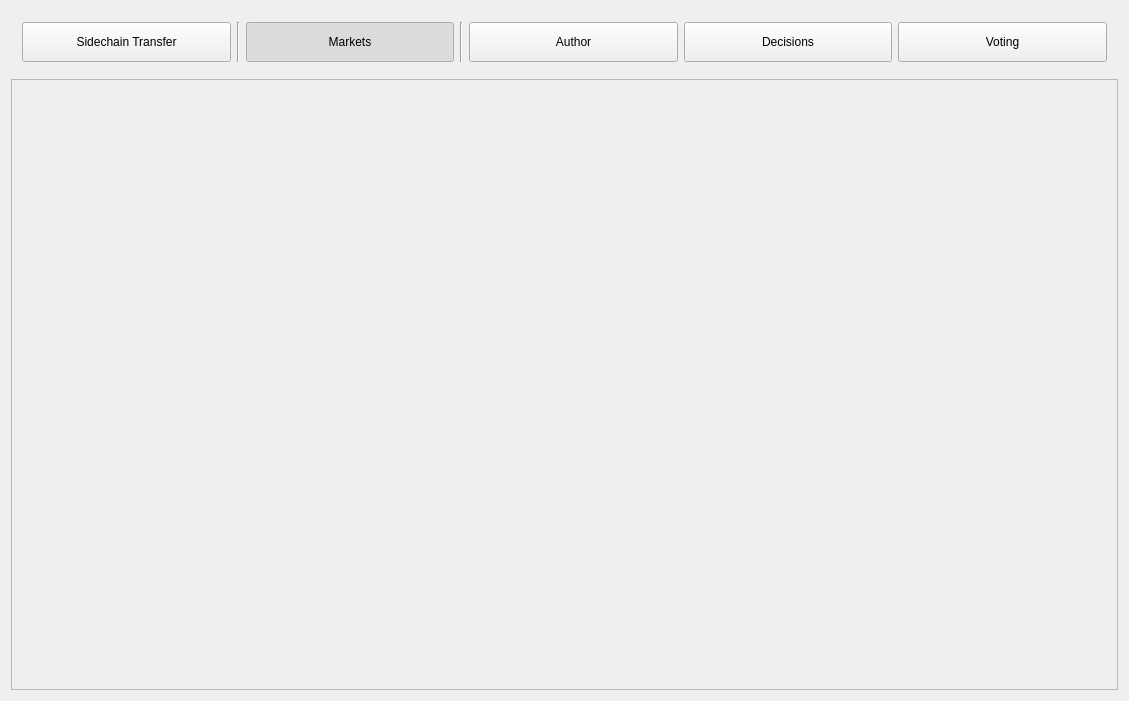
<?xml version="1.0" encoding="UTF-8"?>
<ui version="4.0">
 <class>MainWindow</class>
 <widget class="QMainWindow" name="MainWindow">
  <property name="geometry">
   <rect>
    <x>0</x>
    <y>0</y>
    <width>1129</width>
    <height>701</height>
   </rect>
  </property>
  <property name="windowTitle">
   <string>Bitcoin Hivemind</string>
  </property>
  <widget class="QWidget" name="centralWidget">
   <layout class="QVBoxLayout" name="verticalLayout_4">
    <item>
     <widget class="QFrame" name="frame_2">
      <property name="frameShape">
       <enum>QFrame::NoFrame</enum>
      </property>
      <property name="frameShadow">
       <enum>QFrame::Raised</enum>
      </property>
      <layout class="QHBoxLayout" name="horizontalLayout_2">
       <item>
        <widget class="QPushButton" name="pushButton_transfer">
         <property name="minimumSize">
          <size>
           <width>0</width>
           <height>40</height>
          </size>
         </property>
         <property name="maximumSize">
          <size>
           <width>16777215</width>
           <height>16777215</height>
          </size>
         </property>
         <property name="text">
          <string>Sidechain Transfer</string>
         </property>
         <property name="icon">
          <iconset resource="resources.qrc">
           <normaloff>:/icons/resources/swap.png</normaloff>:/icons/resources/swap.png</iconset>
         </property>
         <property name="iconSize">
          <size>
           <width>24</width>
           <height>24</height>
          </size>
         </property>
         <property name="checkable">
          <bool>true</bool>
         </property>
         <property name="autoExclusive">
          <bool>true</bool>
         </property>
        </widget>
       </item>
       <item>
        <widget class="Line" name="line">
         <property name="orientation">
          <enum>Qt::Vertical</enum>
         </property>
        </widget>
       </item>
       <item>
        <widget class="QPushButton" name="pushButton_markets">
         <property name="minimumSize">
          <size>
           <width>0</width>
           <height>40</height>
          </size>
         </property>
         <property name="maximumSize">
          <size>
           <width>16777215</width>
           <height>16777215</height>
          </size>
         </property>
         <property name="text">
          <string>Markets</string>
         </property>
         <property name="icon">
          <iconset resource="resources.qrc">
           <normaloff>:/icons/resources/market.png</normaloff>:/icons/resources/market.png</iconset>
         </property>
         <property name="iconSize">
          <size>
           <width>24</width>
           <height>24</height>
          </size>
         </property>
         <property name="checkable">
          <bool>true</bool>
         </property>
         <property name="checked">
          <bool>true</bool>
         </property>
         <property name="autoExclusive">
          <bool>true</bool>
         </property>
        </widget>
       </item>
       <item>
        <widget class="Line" name="line_2">
         <property name="orientation">
          <enum>Qt::Vertical</enum>
         </property>
        </widget>
       </item>
       <item>
        <widget class="QPushButton" name="pushButton_author">
         <property name="minimumSize">
          <size>
           <width>0</width>
           <height>40</height>
          </size>
         </property>
         <property name="maximumSize">
          <size>
           <width>16777215</width>
           <height>16777215</height>
          </size>
         </property>
         <property name="text">
          <string>Author</string>
         </property>
         <property name="icon">
          <iconset resource="resources.qrc">
           <normaloff>:/icons/resources/create.png</normaloff>:/icons/resources/create.png</iconset>
         </property>
         <property name="iconSize">
          <size>
           <width>24</width>
           <height>24</height>
          </size>
         </property>
         <property name="checkable">
          <bool>true</bool>
         </property>
         <property name="autoExclusive">
          <bool>true</bool>
         </property>
        </widget>
       </item>
       <item>
        <widget class="QPushButton" name="pushButton_decisions">
         <property name="minimumSize">
          <size>
           <width>0</width>
           <height>40</height>
          </size>
         </property>
         <property name="maximumSize">
          <size>
           <width>16777215</width>
           <height>16777215</height>
          </size>
         </property>
         <property name="text">
          <string>Decisions</string>
         </property>
         <property name="icon">
          <iconset resource="resources.qrc">
           <normaloff>:/icons/resources/law.png</normaloff>:/icons/resources/law.png</iconset>
         </property>
         <property name="iconSize">
          <size>
           <width>32</width>
           <height>32</height>
          </size>
         </property>
         <property name="checkable">
          <bool>true</bool>
         </property>
         <property name="autoExclusive">
          <bool>true</bool>
         </property>
        </widget>
       </item>
       <item>
        <widget class="QPushButton" name="pushButton_voting">
         <property name="minimumSize">
          <size>
           <width>0</width>
           <height>40</height>
          </size>
         </property>
         <property name="maximumSize">
          <size>
           <width>16777215</width>
           <height>16777215</height>
          </size>
         </property>
         <property name="text">
          <string>Voting</string>
         </property>
         <property name="icon">
          <iconset resource="resources.qrc">
           <normaloff>:/icons/resources/thumb-up.png</normaloff>:/icons/resources/thumb-up.png</iconset>
         </property>
         <property name="iconSize">
          <size>
           <width>24</width>
           <height>24</height>
          </size>
         </property>
         <property name="checkable">
          <bool>true</bool>
         </property>
         <property name="autoExclusive">
          <bool>true</bool>
         </property>
        </widget>
       </item>
      </layout>
     </widget>
    </item>
    <item>
     <widget class="QFrame" name="frame_4">
      <property name="sizePolicy">
       <sizepolicy hsizetype="MinimumExpanding" vsizetype="MinimumExpanding">
        <horstretch>0</horstretch>
        <verstretch>0</verstretch>
       </sizepolicy>
      </property>
      <property name="frameShape">
       <enum>QFrame::StyledPanel</enum>
      </property>
      <property name="frameShadow">
       <enum>QFrame::Raised</enum>
      </property>
      <layout class="QVBoxLayout" name="verticalLayout_3">
       <item>
        <widget class="QStackedWidget" name="stackedWidget">
         <property name="currentIndex">
          <number>-1</number>
         </property>
        </widget>
       </item>
      </layout>
     </widget>
    </item>
   </layout>
  </widget>
 </widget>
 <layoutdefault spacing="6" margin="11"/>
 <resources>
  <include location="resources.qrc"/>
 </resources>
 <connections/>
</ui>
